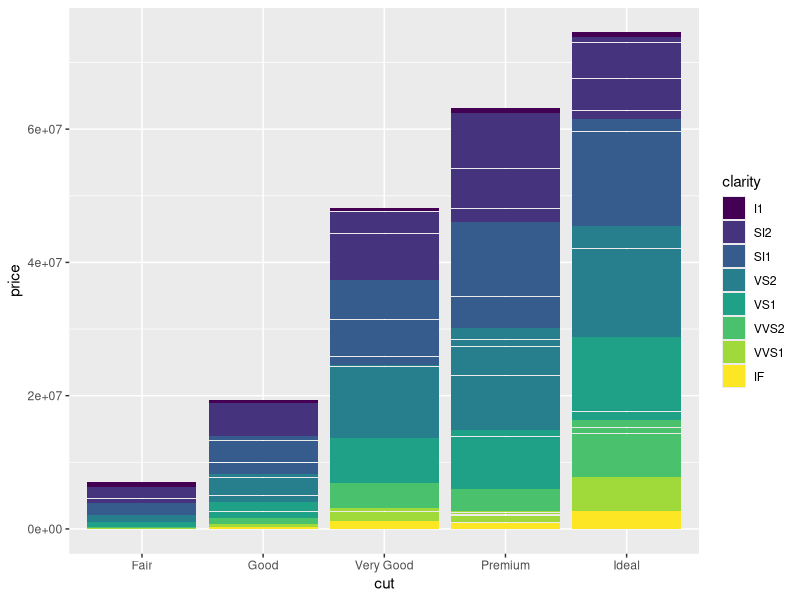
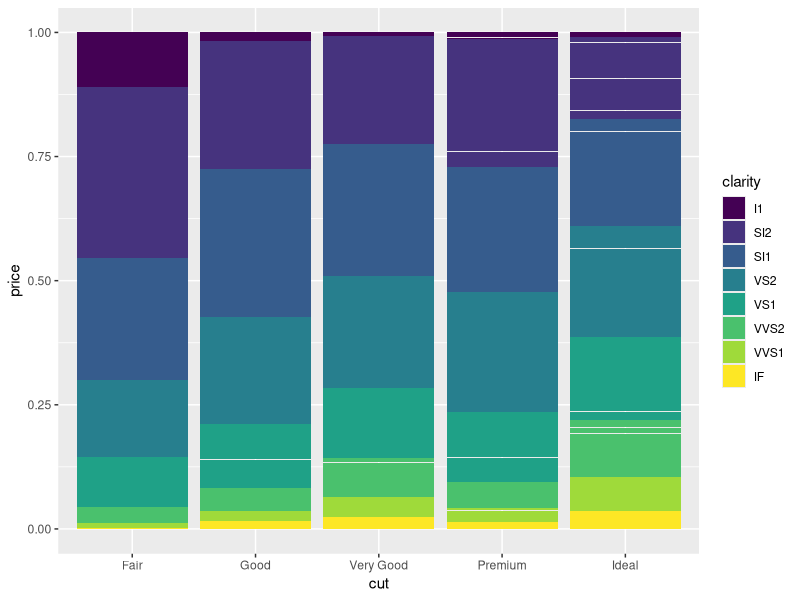
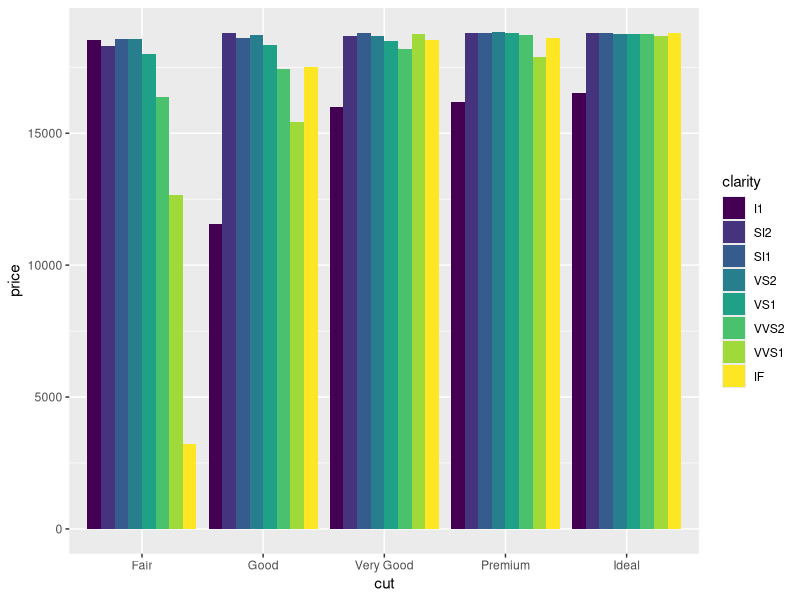
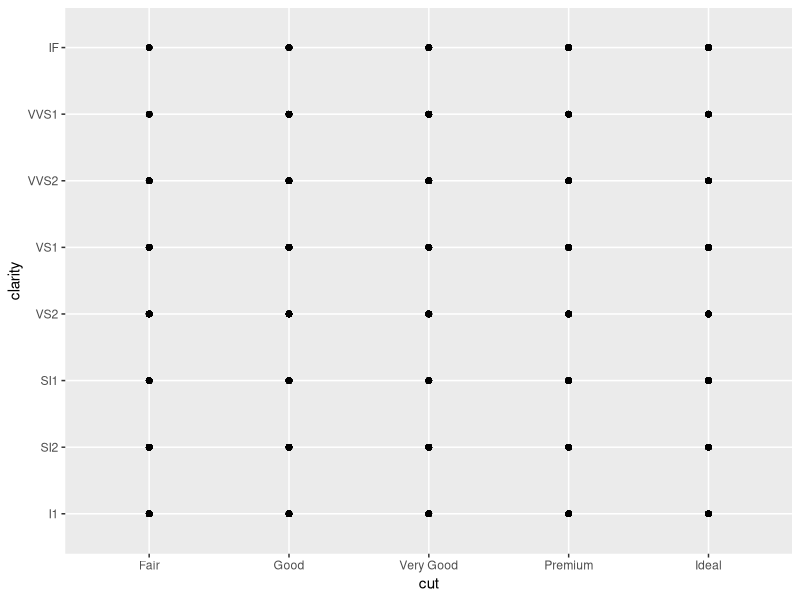
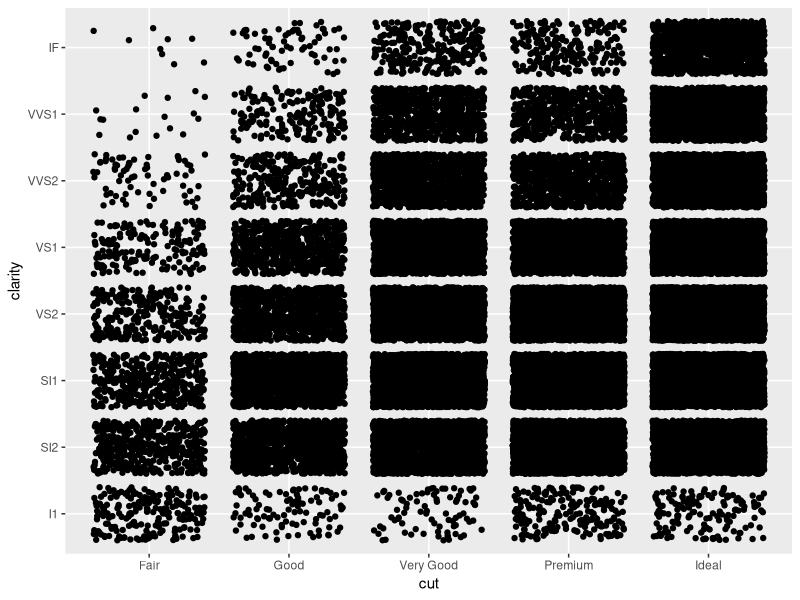
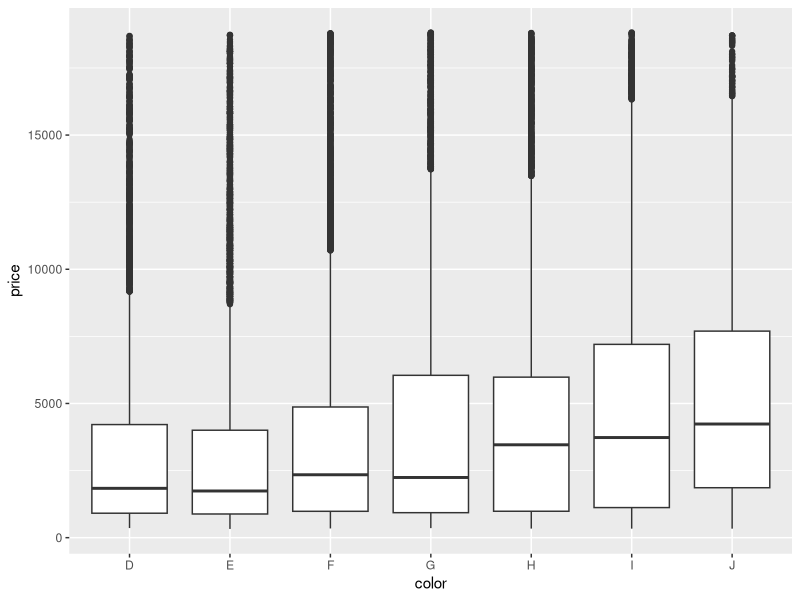

Recreate these plots in R, in order. (Note: this script raises an error after producing the figures.)
# Exercise 2: advanced ggplot2 practice

# Install and load the `ggplot2` package
#install.packages('ggplot2')
library("ggplot2")

# For this exercise you will again be working with the `diamonds` data set.
# Use `?diamonds` to review details about this data set
?diamonds

## Position Adjustments

# Draw a column (bar) chart of diamonds cuts by price, with each bar filled by 
# clarity. You should see a _stacked_ bar chart.
ggplot(data = diamonds) +
  geom_col(mapping = aes(x = cut, y = price, fill = clarity))

# Draw the same chart again, but with each element positioned to "fill" the y axis
ggplot(data = diamonds) +
  geom_col(mapping = aes(x = cut, y = price, fill = clarity), position = "fill")

# Draw the same chart again, but with each element positioned to "dodge" each other
ggplot(data = diamonds) +
  geom_col(mapping = aes(x = cut, y = price, fill = clarity), position = "dodge")

# Draw a plot with point geometry with the x-position mapped to `cut` and the 
# y-position mapped to `clarity`
# This creates a "grid" grouping the points
ggplot(data = diamonds) +
  geom_point(mapping = aes(x = cut, y = clarity))

# Use the "jitter" position adjustment to keep the points from all overlapping!
# (This works a little better with a sample of diamond data, such as from the 
# previous exercise).
ggplot(data = diamonds) +
  geom_point(mapping = aes(x = cut, y = clarity), position = "jitter")


## Scales

# Draw a "boxplot" (with `geom_boxplot`) for the diamond's price (y) by color (x)
ggplot(data = diamonds) +
  geom_boxplot(mapping = aes(x = color, y = price))

# This has a lot of outliers, making it harder to read. To fix this, draw the 
# same plot but with a _logarithmic_ scale for the y axis.
ggplot(data = diamonds_sample) +
  geom_boxplot(mapping = aes(x = color, y = price)) +
  scale_y_log10() 

# For another version, draw the same plot but with `violin` geometry instead of 
# `boxplot` geometry!
# How does the logarithmic scale change the data presentation?
ggplot(data = diamonds_sample) +
  geom_violin(mapping = aes(x = color, y = price)) +
  scale_y_log10() 

# Another interesting plot: draw a plot of the diamonds price (y) by carat (x), 
# using a heatmap of 2d bins (geom_bin2d)
# What happens when you make the x and y channels scale logarithmically?
ggplot(data = diamonds_sample) +
  geom_bin2d(mapping = aes(x = carat, y = price)) 
  scale_x_log10() +
  scale_y_log10()  

# Draw a scatter plot for the diamonds price (y) by carat (x). Color each point
# by the clarity (Remember, this will take a while. Use a sample of the diamonds 
# for faster results)
ggplot(data = diamonds_sample) +
  geom_point(mapping = aes(x = carat, y = price, color = clarity)) 

# Change the color of the previous plot using a ColorBrewer scale of your choice. 
# What looks nice?
ggplot(data = diamonds_sample) +
  geom_point(mapping = aes(x = carat, y = price, color = clarity)) +
  scale_color_brewer(palette = "Set3")


## Coordinate Systems

# Draw a bar chart with x-position and fill color BOTH mapped to cut
# For best results, SET the `width` of the geometry to be 1 (fill plot, no space
# between)
# TIP: You can save the plot to a variable for easier modifications
ggplot(data = diamonds_sample) +
  geom_line(mapping = aes(x = cut, y = price, fill = cut), width = 1)

# Draw the same chart, but with the coordinate system flipped
ggplot(data = diamonds_sample) +
  geom_line(mapping = aes(x = cut, y = price, fill = cut), width = 1)
  arrange(-x)

# Draw the same chart, but in a polar coordinate system. It's a Coxcomb chart!



## Facets

# Take the scatter plot of price by carat data (colored by clarity) and add 
# _facets_ based on the diamond's `color`
ggplot(data = diamonds) +
  geom_point(mapping = aes(x = carat, y = price, color = color)) +
  facet_wrap(-clarity)


## Saving Plots

# Use the `ggsave()` function to save the current (recent) plot to disk.
# Name the output file "my-plot.png".
# Make sure you've set the working directory!!
ggsave("my-plot.png")

